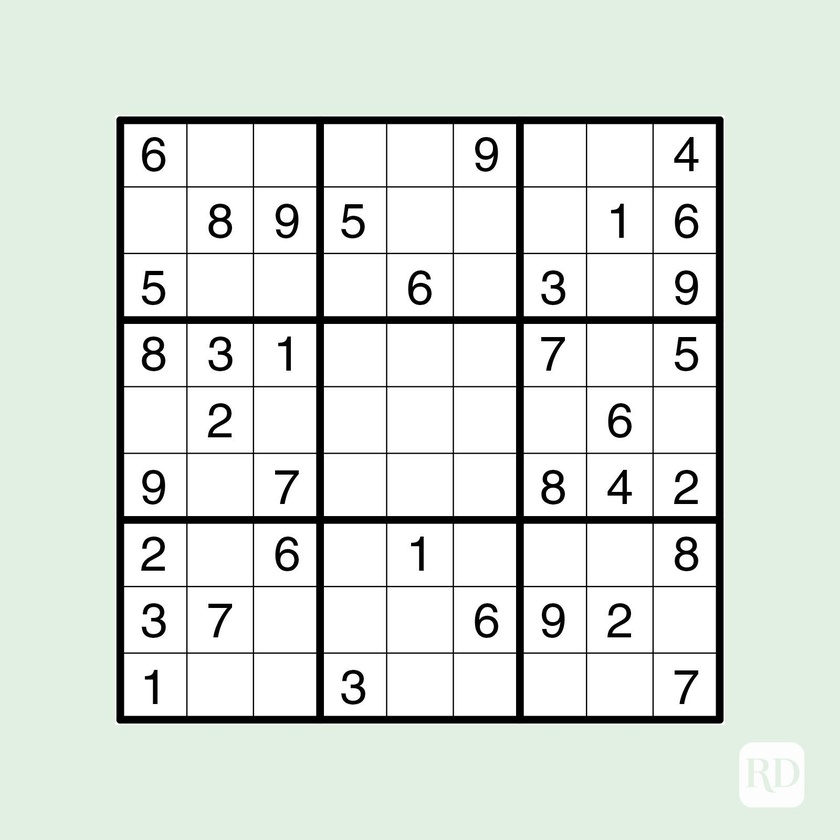
#> input picture Sudoku9.jpg, 840 x 840 px, shrunk from 1600 x 1600 before the run
$ python -i Parser.py   (imports and definitions only)
#> lines starting #> are read from the running program, lines starting #| are printed output that depends on the picture; after the words box and inside, x2 and y2 are one past the last pixel; in counts of white or black regions, pixels touching at a corner belong together
import operator
import cv2
import numpy as np
import time

# Use ESC to close app window
ESC_KEY = 27


def debug(x, filename):
    image_path = r'"C:\Users\ilart\Downloads\SudokuAI\"'
    cv2.imshow('Image', x)
    # Using cv2.imwrite() method
    # Saving the image
    cv2.imwrite(filename, x)
    while True:
        if cv2.waitKey(1) & 0xFF == ESC_KEY:
            break
        time.sleep(0.1)


class Parser:
    def prepare_image(self):
        # Gaussian blur with a kernal size (height, width) of 11.
        # Kernal sizes = odd sides and it should be a square
        gblured_img = cv2.GaussianBlur(self.original_img, (11, 11), 0)
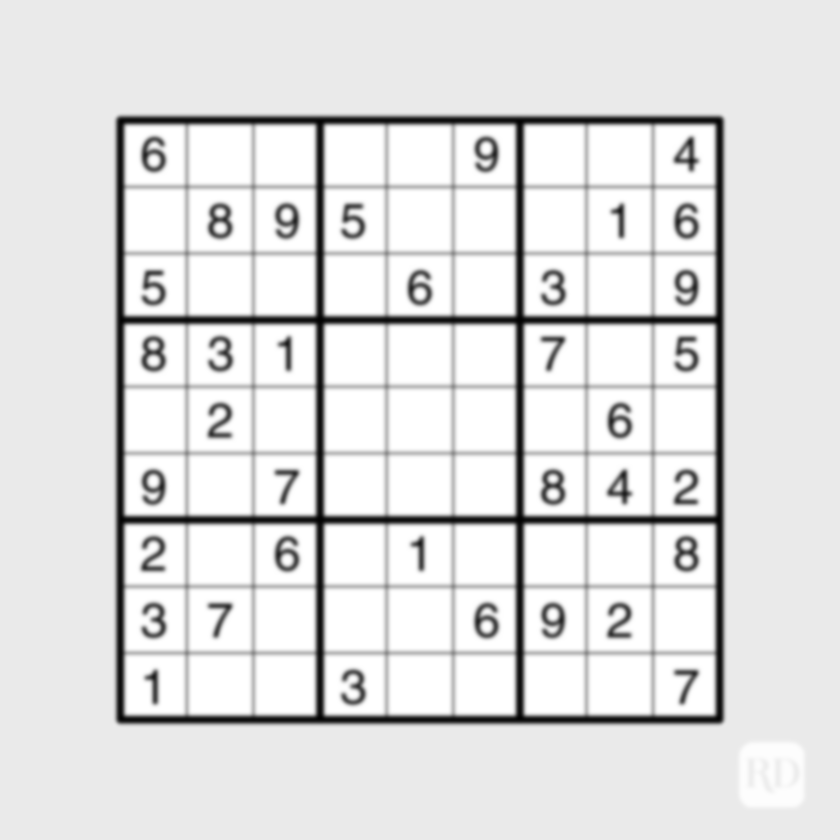
#> gblured_img: shape (840, 840); min 2, max 255, mean 224.5
        # Adaptive threshold using 11 nearest neighbour pixels
        thresholed_img = cv2.adaptiveThreshold(gblured_img, 255, cv2.ADAPTIVE_THRESH_GAUSSIAN_C, cv2.THRESH_BINARY, 11,
                                               2)
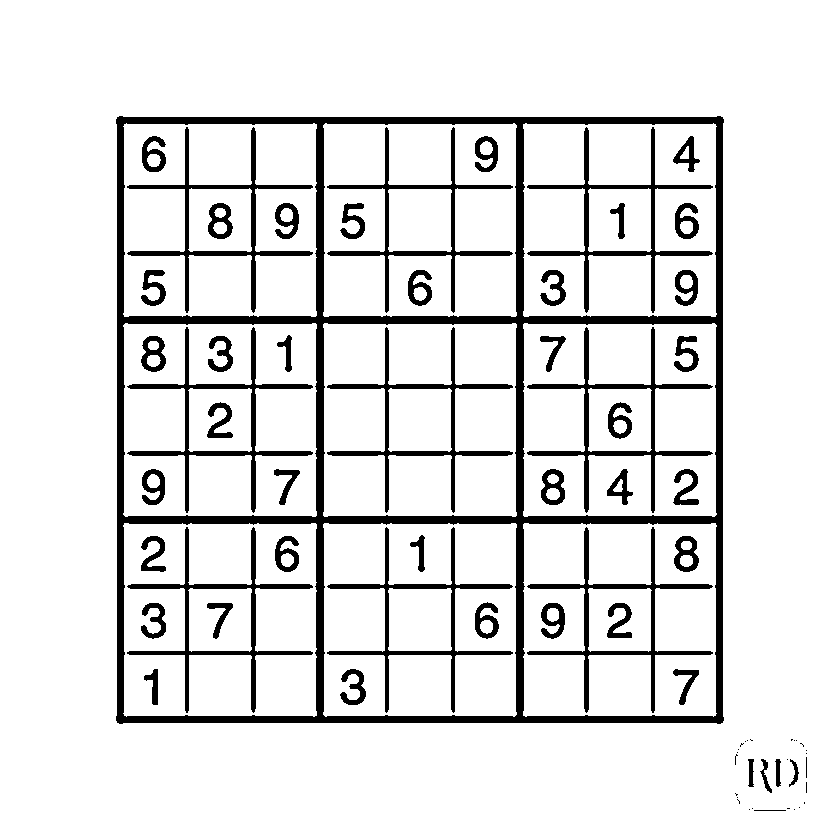
#> thresholed_img: shape (840, 840); 88.8% white; 76 black regions (24 under 20 px), largest, box (x1, y1, x2, y2) and area: (116, 116, 724, 724) 35314, (127, 327, 313, 513) 3270, (527, 327, 713, 513) 3270

        # Right now our blur_img has white cells and black text, let's invert it

        thresholed_img = cv2.bitwise_not(thresholed_img, thresholed_img)

        result = cv2.dilate(thresholed_img, self.kernel)
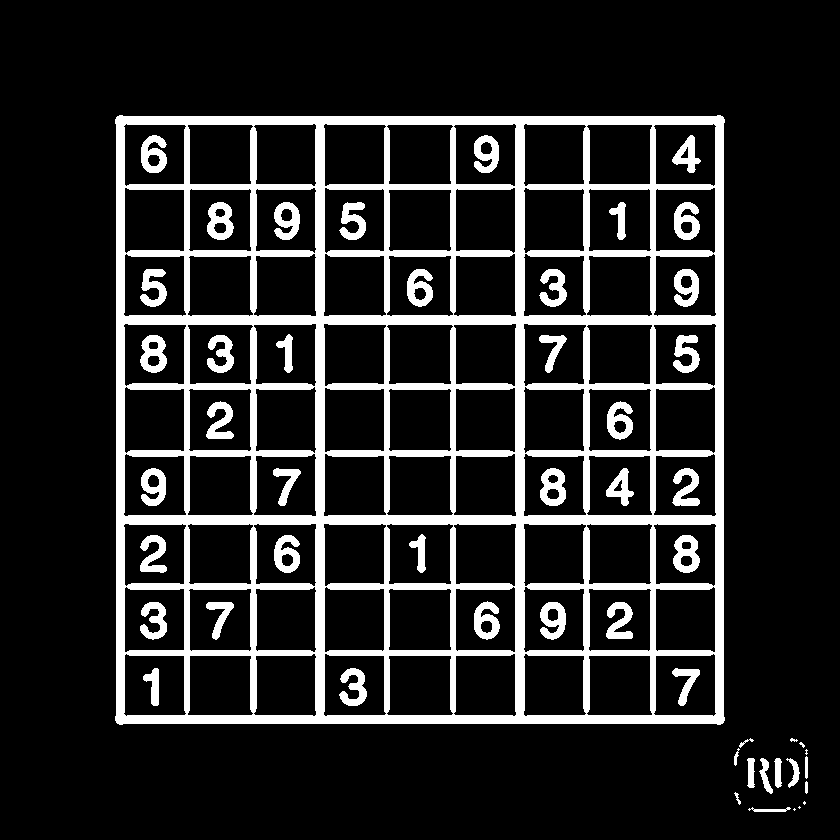
#> result: shape (840, 840); 15.1% white; 53 white regions (6 under 20 px)

        return result

    def __init__(self, image_file):
        self.original_img = cv2.imread(image_file, cv2.IMREAD_GRAYSCALE)
        # get a kernel
        # self.kernel = cv2.getStructuringElement(cv2.MORPH_RECT, (2, 2))
        self.kernel = np.array([[0., 1., 0.], [1., 1., 1.], [0., 1., 0.]], np.uint8)

        # Prepare our image
        self.prepared_image = self.prepare_image()
        debug(self.prepared_image, "images/2.jpg")
#> (key Esc is pressed here)

        # debug(self.prepared_image)
        # debug(pre_process_image(self.original_img))

        self.res = self.parse_board()

    def get_result(self):
        return self.res

    # This function extracts a square board from a picture
    def parse_board(self):
        res = self.find_the_board()
        debug(res, "images/3.jpg")
        res_inverted = cv2.bitwise_not(res, res)
        debug(res_inverted, "images/4.jpg")
        # return res_inverted
        return res

    def find_the_board(self):
        sides = self.find_max_polygon()
        # print(sides)
        # print(find_corners_of_largest_polygon(self.prepared_image))
        result = self.crop(sides)
        return result

    def distance_between(self, p1, p2):
        """Returns the scalar distance between two points"""
        a = p2[0] - p1[0]
        b = p2[1] - p1[1]
        return np.sqrt((a * a) + (b * b))

    def find_max_polygon(self):
        contours, h = cv2.findContours(self.prepared_image, cv2.RETR_EXTERNAL, cv2.CHAIN_APPROX_SIMPLE)
#> contours = 17 contours, 6 with area under 20; largest, box (x1, y1, x2, y2) and area: (115, 115, 725, 725) 368481, (759, 758, 773, 794) 176, (747, 758, 755, 788) 154, (774, 758, 782, 788) 146, (786, 758, 800, 788) 138; h = 17 rows, first 6: [1, -1, -1, -1], [2, 0, -1, -1], [3, 1, -1, -1], [4, 2, -1, -1], [5, 3, -1, -1], [6, 4, -1, -1]
        contours = sorted(contours, key=cv2.contourArea, reverse=True)

        # we need to have at least one contour
        # Since our array of contours is already sorted, the largest polygon will be first

        if len(contours) > 0:
            max_polygon = contours[0]
#> max_polygon = contour of 40 points, box (x1, y1, x2, y2) (115, 115, 725, 725), area 368481
        else:
            return False
        # bottom right = max(x + y)
        bottom_right, _ = max(enumerate([pt[0][0] + pt[0][1] for pt in max_polygon]), key=operator.itemgetter(1))
#> bottom_right = 22
        # top left = min(x + y)
        top_left, _ = min(enumerate([pt[0][0] + pt[0][1] for pt in max_polygon]), key=operator.itemgetter(1))
#> top_left = 2
        # bottom_left = min(x - y)
        bottom_left, _ = min(enumerate([pt[0][0] - pt[0][1] for pt in max_polygon]), key=operator.itemgetter(1))
#> bottom_left = 12
        # top_right = max(x - y)
        top_right, _ = max(enumerate([pt[0][0] - pt[0][1] for pt in max_polygon]), key=operator.itemgetter(1))
#> top_right = 32

        sides = [max_polygon[top_left][0], max_polygon[top_right][0],
                 max_polygon[bottom_right][0], max_polygon[bottom_left][0]]
#> sides = [[117, 116], [723, 117], [722, 723], [116, 722]]
        return sides

    def crop(self, sides):
        """Crops and warps a rectangular section from an image into a square of similar size."""

        # Rectangle described by top left, top right, bottom right and bottom left points
        top_left, top_right, bottom_right, bottom_left = sides[0], sides[1], sides[2], sides[3]
#> top_left = [117, 116]; top_right = [723, 117]; bottom_right = [722, 723]; bottom_left = [116, 722]

        # Explicitly set the data type to float32 or `getPerspectiveTransform` will throw an error
        src = np.array([top_left, top_right, bottom_right, bottom_left], dtype='float32')
#> src = [[117, 116], [723, 117], [722, 723], [116, 722]]

        # Get the longest side in the rectangle
        side = max([
            self.distance_between(top_left, bottom_left),
            self.distance_between(bottom_right, top_right),
            self.distance_between(top_left, top_right),
            self.distance_between(bottom_right, bottom_left)
        ])
#> in distance_between, `a = p2[0] - p1[0]`: a = -1
#> in distance_between, `b = p2[1] - p1[1]`: b = 606
#> side = 606

        dst = np.array([[0, 0], [side - 1, 0], [side - 1, side - 1], [0, side - 1]], dtype='float32')
#> dst = [[0, 0], [605, 0], [605, 605], [0, 605]]

        # 4 Point OpenCV getPerspective Transform
        m = cv2.getPerspectiveTransform(src, dst)
#> m = [[0.998, 0.00165, -117], [-0.00165, 0.998, -115.6], [-1.94e-19, 7.72e-20, 1]]

        # Cut it out from the original image
        return cv2.warpPerspective(self.original_img, m, (int(side), int(side)))
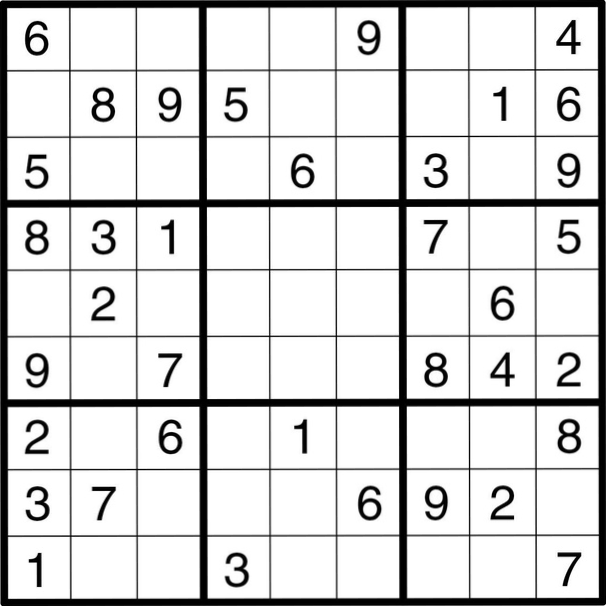
#> returned value: shape (606, 606); min 0, max 255, mean 216

>>> result = Parser('Sudoku9.jpg').prepare_image()
#> (key Enter is pressed here)
#> in parse_board, `res_inverted = cv2.bitwise_not(res, res)`:
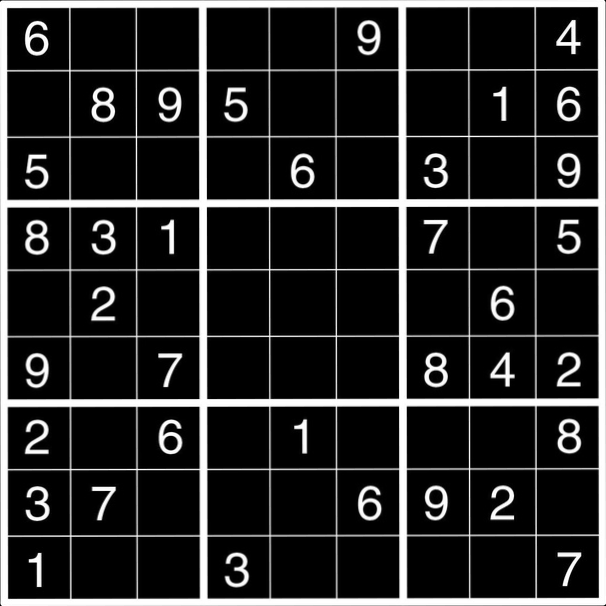
#> res_inverted: shape (606, 606); min 0, max 255, mean 39
